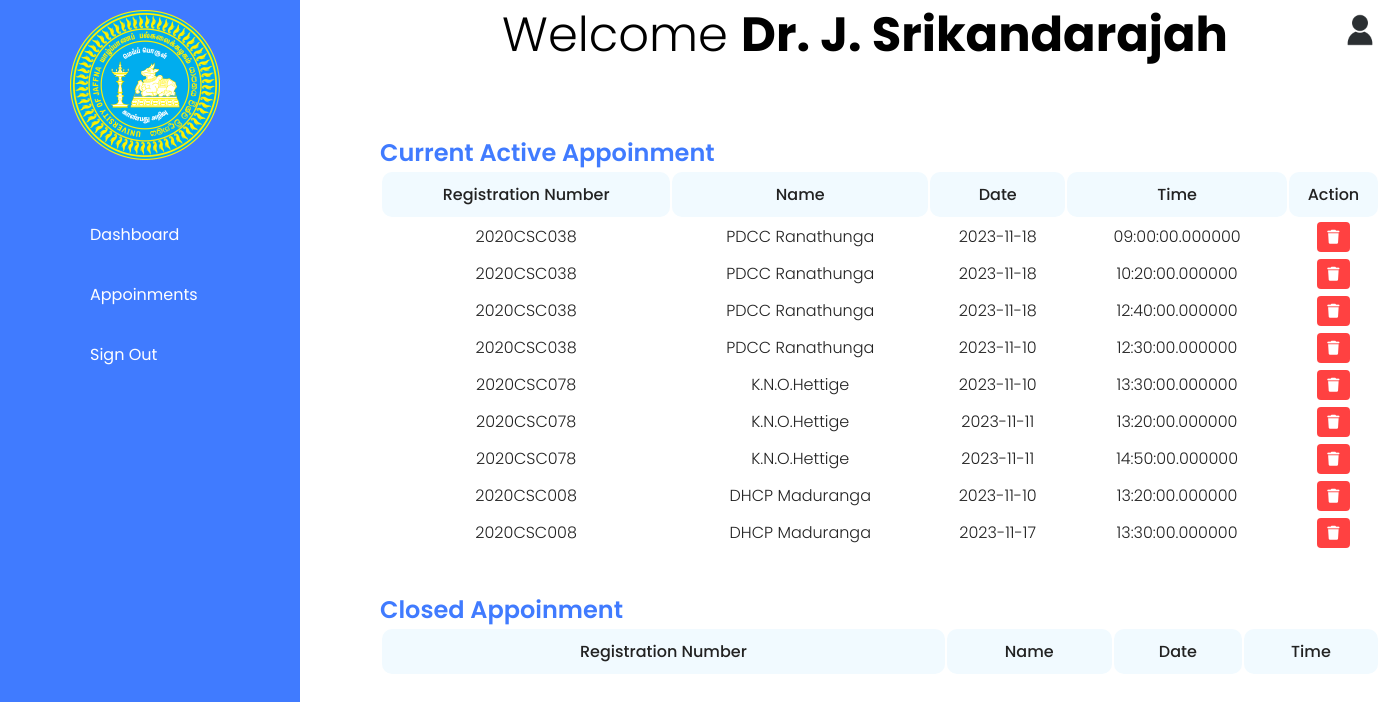
The page /Doctor/appoinment.php (signed in) on the database its author committed.
### tables this page shows
CREATE TABLE `bookings` (
  `id` int(11) NOT NULL,
  `reg_number` varchar(11) NOT NULL,
  `name` varchar(50) NOT NULL,
  `email` varchar(50) NOT NULL,
  `date` date NOT NULL,
  `time_slot` time(6) NOT NULL,
  `dr_id` int(11) NOT NULL,
  `cause` varchar(30) NOT NULL,
  `remark` varchar(300) NOT NULL,
  `status` varchar(10) NOT NULL
);

### Doctor/appoinment.php (the view, shortened to what this page needs)
<?php
    include('..\connection.php');
?>
<!DOCTYPE html>
<html lang="en">
<head>
    <link rel="stylesheet" href="../CSS/appoinment.css">
    <link rel="stylesheet" href="https://cdnjs.cloudflare.com/ajax/libs/font-awesome/6.4.2/css/all.min.css" />
    <link rel="stylesheet" href="//code.jquery.com/ui/1.13.1/themes/base/jquery-ui.css">
</head>
<body>
    <div class="container" style="position: relative;" id="blur">
        <div class="navigation">
            <ul>
               <li>
                <div class="logo">
                    <a href="#">
                       <span class="icon"><img src="images/uoj_logo.png" alt=""></span>
                        <span class="title"></span>
                        <span class="icon"></span>
                    </a>
                </div>
               </li>
               <li>
                <a href="index.php">
                    <span class="icon"><ion-icon name="home-outline"></ion-icon></span>
                    <span class="title"></span>
                    <span class="icon">Dashboard</span>
                </a>
               </li>
               <li>
                <a href="appoinment.php">
                    <span class="icon"><ion-icon name="time-outline"></ion-icon></span>
                    <span class="title"></span>
                    <span class="icon">Appoinments</span>
                </a>
               </li>
               <li>
                <a href="?action=logout">
                    <span class="icon"><ion-icon name="log-out-outline"></ion-icon></span>
                    <span class="title"></span>
                    <span class="icon">Sign Out</span>
                </a>
               </li>
            </ul>
        </div>
        <div class="main">
            <div class="topbar">
                <div class="toggle">
                </div>
                <h1 class="welcome"> Welcome <span class="wel_us">Dr. <?php echo $_SESSION['dr_name']?></span></h1>
                 <div class="user">
                    <img src="images/user.jpg" alt="">
                 </div>
            </div>
            <section id="appoinment">
                <div class="detailsadmin" style="display: block; margin-left:80px; margin-bottom:40px">
                    <div class="recentOrdersadmin">
                        <div class="cardHeader1">
                            <h2>Current Active Appoinment</h2>
                        </div>
                        <table>
                            <thead>
                                <tr>
                                    <td>Registration Number</td>
                                    <td>Name</td>
                                    <td>Date</td>
                                    <td>Time</td>
                                    <td>Action</td>
                                </tr>
                            </thead>
                            <tbody>
                                <?php
                                    $id = $_SESSION['dr_id'];
                                    $query = "SELECT * FROM bookings WHERE dr_id = '$id' and status=''";
                                    $result = mysqli_query($connection,$query);
                                    if($result){
                                        while($row=mysqli_fetch_assoc($result)){
                                            ?>
                                                <tr>
                                                    <td><?php echo $row['reg_number']?></td>
                                                    <td><?php echo $row['name']?></td>
                                                    <td><?php echo $row['date']?></td>
                                                    <td><?php echo $row['time_slot']?></td>
                                                    <td ><a href="?appoinment_id=<?php echo $row['id']?>&action=delete" class="status" ><i class="fa-solid fa-trash"></i></a></td>
                                                </tr>
                                            <?php
                                        }
                                    }
                                ?>
                            </tbody>
                        </table>
                    </div>
                </div>
                <div class="detailsadmin" style="display: block; margin-left:80px">
                    <div class="recentOrdersadmin">
                        <div class="cardHeader1">
                            <h2>Closed Appoinment</h2>
                        </div>
                        <table>
                            <thead>
                                <tr>
                                    <td>Registration Number</td>
                                    <td>Name</td>
                                    <td>Date</td>
                                    <td>Time</td>
                                </tr>
                            </thead>
                        </table>
                    </div>
                </div>
            </section>
        </div>
    </div>
</body>
</html>

### CSS/appoinment.css (style rules this page uses)
* { font-family: 'Poppins', sans-serif; margin: 0 ; padding: 0; box-sizing: border-box; }
:root { --blue:#407bff; --white:#fff; --grey:#f5f5f5; --black1:#222; --black2:#999; }
body { min-height: 100vh; overflow-x: hidden; }
.container { position: relative; width: 100%; }
.navigation { position: fixed; width: 300px; height: 100%; background: var(--blue); border-left: 10px solid var(--blue); transition: 0.5s; overflow: hidden; }
.icon img { width: 150px; }
.logo { height: 50px; padding-top: 10px; padding-left: 60px; margin-bottom: 150px; }
.navigation ul { position: absolute; top: 0; left: 0; width: 100%; }
.navigation ul li { position: relative; width: 100%; list-style: none; border-top-left-radius: 30px; border-bottom-left-radius: 30px; }
.navigation ul li:nth-child(1) { margin-bottom: 40px; pointer-events: none; }
.navigation ul li a { position: relative; display: block; width: 100%; display: flex; text-decoration: none; color: var(--white); }
.navigation ul li a .icon { position: relative; display: block; min-width: 60px; height: 60px; line-height: 70px; text-align: center; }
.navigation ul li a .title { position: relative; display: block; padding: 0 10px; height: 60px; line-height: 60px; text-align: start; white-space: nowrap; }
.main { position: absolute; width: calc(100% - 300px); left: 300px; min-height: 100vh; background: var(--white); transition: .5s; }
.topbar { width: 100%; height: 60px; display: flex; justify-content: space-between; align-items: center; padding: 0 10px; }
.toggle { position: relative; top: 0; width: 60px; height: 60px; display: flex; justify-content: center; align-items: center; font-size: 2.5em; cursor: pointer; }
.user { position: relative; width: 40px; height: 40px; border-radius: 50%; overflow: hidden; cursor: pointer; }
.user img { position: absolute; top: 0; left: 0; width:100% ; height: 100%; object-fit: cover; }
#appoinment { margin-top: 75px; }
.cardHeader h2,.cardHeader1 h2 { font-weight: 600; color: var(--blue); }
table { width: 1000px; }
table thead tr td { margin: 10px 20px; }
table thead td { font-weight: 500; color: var(--black1); background: #f1faff; text-align: center; padding: 10px 0; border-radius: 10px; }
table td { font-weight: 300; color: var(--black1); padding: 5px 0; text-align: center; }
.status { padding: 5px 10px; background: rgb(255, 65, 65); color: var(--white); border-radius: 4px; font-size: 14px; font-weight: 500; text-decoration: none; }
tr { margin: 10px 0px; }
.welcome { margin-left: 20px; font-size: 3rem; font-weight: 300; margin-top: 10px; }
.wel_us { font-weight: bold; }

### rows shown on the page
bookings: reg_number "2020CSC038", name "PDCC Ranathunga", date "2023-11-18", time_slot "09:00:00.000000"
bookings: reg_number "2020CSC038", name "PDCC Ranathunga", date "2023-11-18", time_slot "10:20:00.000000"
bookings: reg_number "2020CSC038", name "PDCC Ranathunga", date "2023-11-18", time_slot "12:40:00.000000"
bookings: reg_number "2020CSC038", name "PDCC Ranathunga", date "2023-11-10", time_slot "12:30:00.000000"
bookings: reg_number "2020CSC078", name "K.N.O.Hettige", date "2023-11-10", time_slot "13:30:00.000000"
bookings: reg_number "2020CSC078", name "K.N.O.Hettige", date "2023-11-11", time_slot "13:20:00.000000"
bookings: reg_number "2020CSC078", name "K.N.O.Hettige", date "2023-11-11", time_slot "14:50:00.000000"
bookings: reg_number "2020CSC008", name "DHCP Maduranga", date "2023-11-10", time_slot "13:20:00.000000"
bookings: reg_number "2020CSC008", name "DHCP Maduranga", date "2023-11-17", time_slot "13:30:00.000000"

### other values the page prints
$_SESSION['dr_name'] "J. Srikandarajah"
